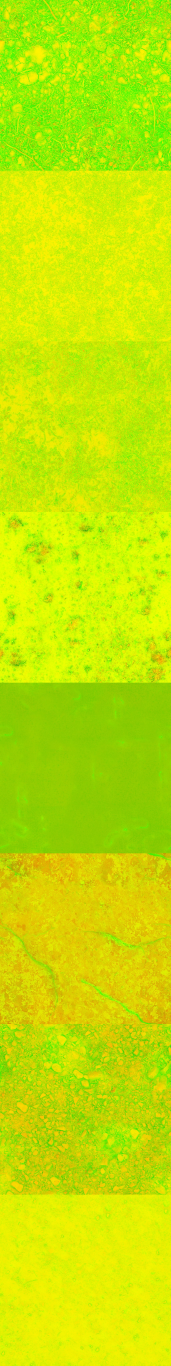
#> input picture game/assets/polyhaven/ground/arm.jpg, 1024 x 8192 px (shown at 1/6 size)
$ python -i fetch.py   (imports and definitions only)
#> lines starting #> are read from the running program, lines starting #| are printed output that depends on the picture
#!/usr/bin/env python3
"""
Downloads the Poly Haven (CC0) photo textures the game uses and packs them for Godot:

  game/assets/polyhaven/ground/{albedo,normal,arm}.jpg   eight ground layers stacked into one image each,
                                                          imported as texture arrays for the terrain shader
  game/assets/polyhaven/surfaces/<name>_{diff,nor,arm}.jpg   building materials (stone, plaster, roofs...)
  game/assets/polyhaven/foliage/*.png                    branch and leaf cards cut from Poly Haven's
                                                          fir and island-tree scans, plus bark

Run it from anywhere:  python3 tools/polyhaven/fetch.py [--cache DIR]
Everything it writes is already in the repository; run it again only to change the selection.
"""
import argparse
import io
import json
import math
import os
import random
import sys
import time
import urllib.request

from PIL import Image, ImageChops, ImageDraw, ImageFilter

ROOT = os.path.dirname(os.path.dirname(os.path.dirname(os.path.abspath(__file__))))
OUT = os.path.join(ROOT, "game", "assets", "polyhaven")
API = "https://api.polyhaven.com/files/"
SIZE = 1024

# The ground layers, in the order the terrain shader numbers them. Sizes are the real width in metres.
GROUND = [
    ("forest_leaves_02", "autumn forest floor"),
    ("sparse_grass", "grass under the pines"),
    ("brown_mud_leaves_01", "marsh mud"),
    ("grass_path_2", "tundra"),
    ("snow_02", "snow"),
    ("mossy_rock", "cliffs and crags"),
    ("river_small_rocks", "shores"),
    ("dirt", "trodden ground in settlements"),
]

# Building surfaces: game name -> Poly Haven texture.
SURFACES = {
    "stone": "old_stone_wall",
    "dark_stone": "castle_wall_slates",
    "plaster": "plastered_wall_02",
    "timber": "rough_wood",
    "planks": "old_planks_02",
    "slate": "roof_slates_02",
    "clay_tile": "roof_09",
    "thatch": "thatch_roof_angled",
    "cobbles": "cobblestone_floor_01",
}


# [32 lines left out: functions fetch, files, texture_maps, not called in this run]


def model_map(asset, key, cache):
    d = files(asset, cache)
    return fetch(d[key]["1k"]["png" if key.endswith("alpha") else "jpg"]["url"], cache)


def save_jpg(img, path, quality=90):
    os.makedirs(os.path.dirname(path), exist_ok=True)
    img.save(path, quality=quality, optimize=True)


# [72 lines left out: functions import_file, ground, surfaces, texture_import, cutout, not called in this run]


def bleed(img, passes=24):
    """Spreads the colours of a cut-out into its transparent surroundings, so mipmaps don't fringe dark."""
    rgb = img.convert("RGB")
    alpha = img.getchannel("A")
    mask = alpha.point(lambda v: 255 if v > 8 else 0)
    filled = Image.new("RGB", img.size, (0, 0, 0))
    filled.paste(rgb, mask=mask)
    have = mask
    for _ in range(passes):
        grown = filled.filter(ImageFilter.MaxFilter(3))
        grown_mask = have.filter(ImageFilter.MaxFilter(3))
        new = ImageChops.subtract(grown_mask, have)
        filled.paste(grown, mask=new)
        have = grown_mask
    background = Image.new("RGB", img.size, (60, 70, 45))
    background.paste(filled, mask=have)
    out = background.convert("RGBA")
    out.putalpha(alpha)
    return out


# [109 lines left out: functions paste_rotated, fir_branch, leaf_cards, recolour, foliage, credits and 1 more, not called in this run]


# [2 lines not run here, left out]

>>> import cv2
>>> picture = cv2.imread('../../game/assets/polyhaven/ground/arm.jpg', cv2.IMREAD_GRAYSCALE)
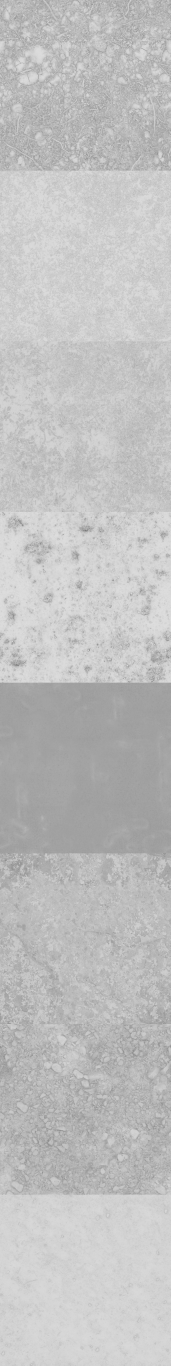
#> picture: shape (8192, 1024) (shown at 1/6 size); min 37, max 231, mean 191.8
>>> result = bleed(picture)
#> (the run stopped early here; a loop or call above may not have finished)
